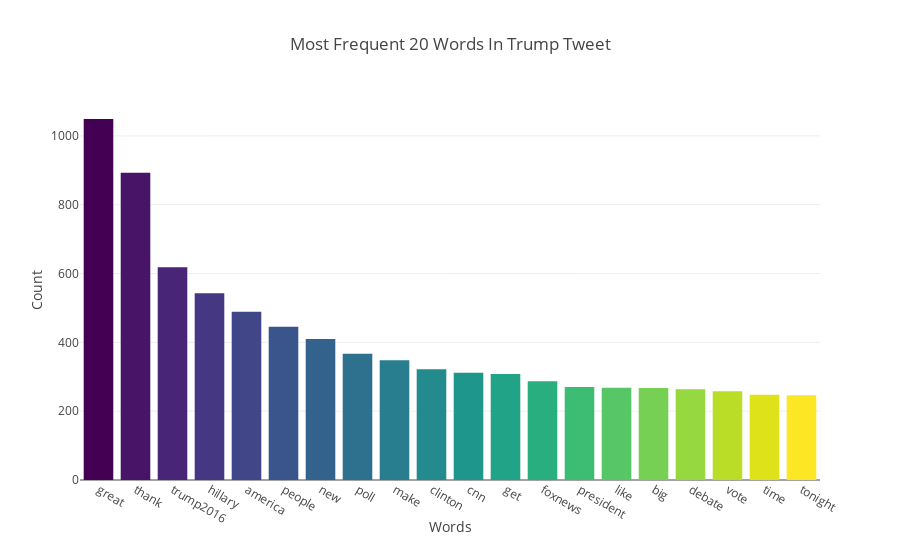

The notebook cell this image was saved under:
### Code cell
# 生成柱状图
data = go.Bar(x = words,
              y = wordCounts,
              marker = dict(color = colors))

layout = go.Layout(title = 'Most Frequent {} Words In Trump Tweet'.format(n),
                   xaxis = dict(title = 'Words'),
                   yaxis = dict(title = 'Count'))

fig = go.Figure(data=[data], layout=layout)
iplot(fig)

### Figure 1 — Plotly figure (JSON) as saved in the notebook; plotly's stock layout.template omitted (floating-point values rounded to 4 significant figures)
{"data": [{"marker": {"color": ["#440154", "#481467", "#482576", "#453781", "#404688", "#39558c", "#33638d", "#2d718e", "#287d8e", "#238a8d", "#1f968b", "#20a386", "#29af7f", "#3dbc74", "#56c667", "#75d054", "#95d840", "#bade28", "#dde318", "#fde725"]}, "type": "bar", "uid": "fc2a0b98-9316-11e8-9e40-0024d6c0edbe", "x": ["great", "thank", "trump2016", "hillary", "america", "people", "new", "poll", "make", "clinton", "cnn", "get", "foxnews", "president", "like", "big", "debate", "vote", "time", "tonight"], "y": [1049, 893, 618, 543, 489, 445, 410, 367, 348, 322, 312, 308, 287, 270, 268, 267, 264, 258, 248, 246]}], "layout": {"title": "Most Frequent 20 Words In Trump Tweet", "xaxis": {"title": "Words"}, "yaxis": {"title": "Count"}}}
